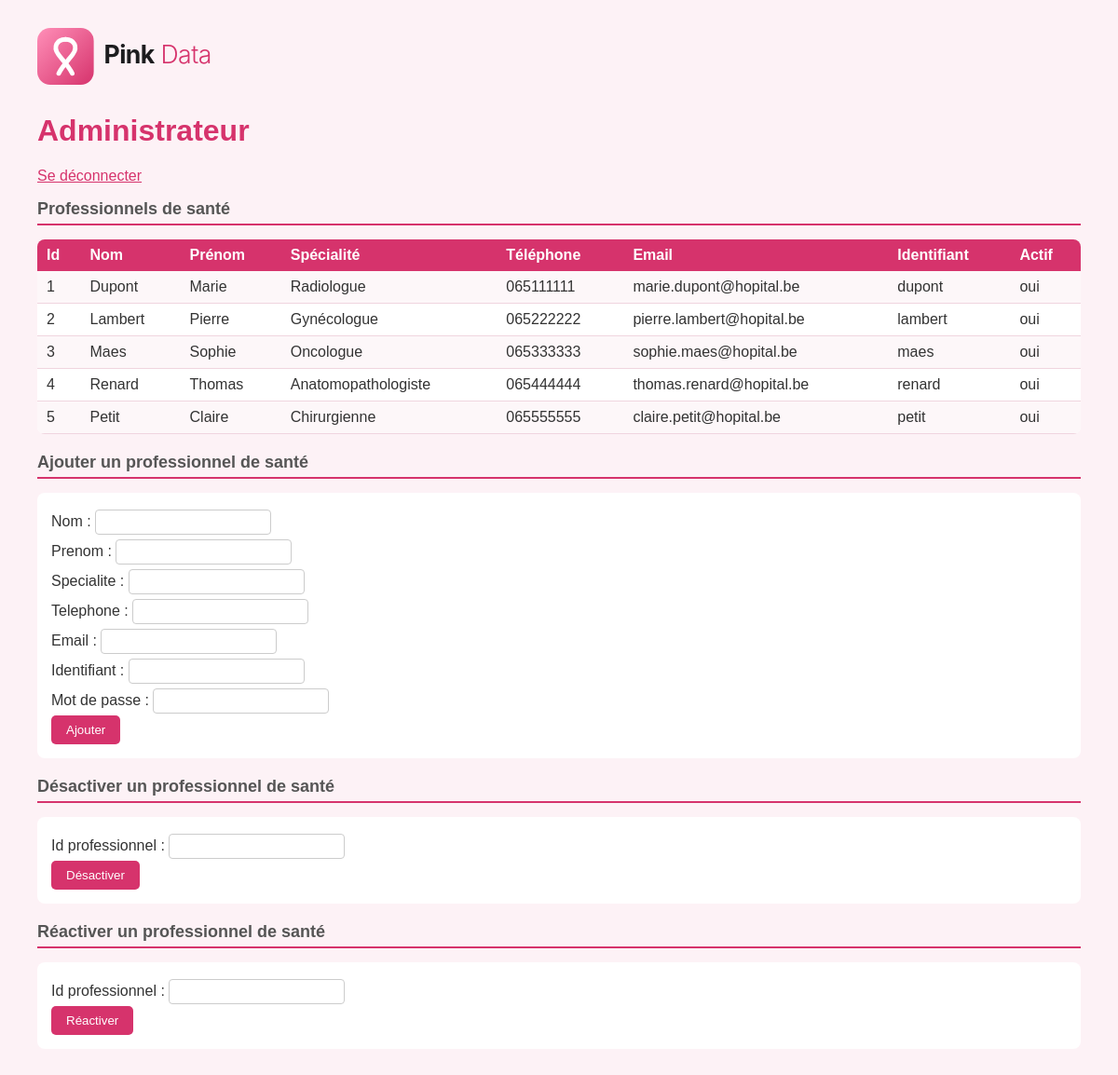
The app's page /admin/index.php with its own data.
### tables this page shows
CREATE TABLE Professionnel (
    Id_Praticien INT AUTO_INCREMENT PRIMARY KEY,
    Nom          VARCHAR(50),
    Prenom       VARCHAR(50),
    Specialite   VARCHAR(60),
    Telephone    VARCHAR(20),
    Email        VARCHAR(100),
    Login        VARCHAR(50) UNIQUE,
    Mot_de_passe VARCHAR(255),
    Actif        TINYINT NOT NULL DEFAULT 1
);

### admin/index.php (the view, shortened to what this page needs)
<?php
require __DIR__ . '/../connexion.php';
?>
<html>
<head>
<link rel="stylesheet" href="../style.css">
</head>
<body>
<img src="../logo.svg" alt="Pink Data" width="200">
<h1>Administrateur</h1>
<p><a href="../deconnexion.php">Se déconnecter</a></p>
<h2>Professionnels de santé</h2>
<table>
<tr><th>Id</th><th>Nom</th><th>Prénom</th><th>Spécialité</th><th>Téléphone</th><th>Email</th><th>Identifiant</th><th>Actif</th></tr>
<?php
$sql = "SELECT * FROM Professionnel";
$resultat=$base->query($sql);
while($ligne=$resultat->fetch(PDO::FETCH_ASSOC))
{
	$id=$ligne['Id_Praticien'];
	$Nom=$ligne['Nom'];
	$Prenom=$ligne['Prenom'];
	$Specialite=$ligne['Specialite'];
	$Telephone=$ligne['Telephone'];
	$Email=$ligne['Email'];
	$Login=$ligne['Login'];
	$Actif=$ligne['Actif'];
	if ($Actif == 1) { $Actif = 'oui'; } else { $Actif = 'non'; }
	echo "<tr><td>$id</td><td>$Nom</td><td>$Prenom</td><td>$Specialite</td><td>$Telephone</td><td>$Email</td><td>$Login</td><td>$Actif</td></tr>";
}
?>
</table>
<h2>Ajouter un professionnel de santé</h2>
<form action="ajout_praticien.php" method="post">
    Nom : <input type="text" name="Nom"><br>
    Prenom : <input type="text" name="Prenom"><br>
    Specialite : <input type="text" name="Specialite"><br>
    Telephone : <input type="text" name="Telephone"><br>
    Email : <input type="text" name="Email"><br>
    Identifiant : <input type="text" name="Login"><br>
    Mot de passe : <input type="password" name="Mot_de_passe"><br>
    <input type="submit" value="Ajouter">
</form>
<h2>Désactiver un professionnel de santé</h2>
<form action="desactivation_praticien.php" method="post">
    Id professionnel : <input type="number" name="Id_Praticien"><br>
    <input type="submit" value="Désactiver">
</form>
<h2>Réactiver un professionnel de santé</h2>
<form action="reactivation_praticien.php" method="post">
    Id professionnel : <input type="number" name="Id_Praticien"><br>
    <input type="submit" value="Réactiver">
</form>
</body>
</html>

### style.css (style rules this page uses)
body { font-family: Arial, sans-serif; background: #fdf2f6; margin: 0; padding: 30px 40px; color: #333; }
h1 { color: #d6336c; }
h2 { color: #555; font-size: 18px; border-bottom: 2px solid #d6336c; padding-bottom: 5px; }
form { background: white; padding: 15px; border-radius: 8px; margin-bottom: 20px; line-height: 2; }
input[type=text], input[type=number], input[type=date], input[type=time], input[type=password] { padding: 5px; border: 1px solid #ccc; border-radius: 4px; }
input[type=submit] { background: #d6336c; color: white; border: none; padding: 8px 16px; border-radius: 5px; cursor: pointer; }
a { color: #d6336c; }
img { margin-bottom: 10px; }
table { border-collapse: collapse; width: 100%; background: white; border-radius: 8px; overflow: hidden; margin-bottom: 20px; }
th { background: #d6336c; color: white; text-align: left; padding: 8px 10px; }
td { padding: 8px 10px; border-bottom: 1px solid #f0d5df; }
tr:nth-child(even) td { background: #fdf7f9; }

### records on screen
professionnel: Id_Praticien "1", Nom "Dupont", Prenom "Marie", Specialite "Radiologue", Telephone "065111111", Email "marie.dupont@hopital.be", Login "dupont", Actif "oui"
professionnel: Id_Praticien "2", Nom "Lambert", Prenom "Pierre", Specialite "Gynécologue", Telephone "065222222", Email "pierre.lambert@hopital.be", Login "lambert", Actif "oui"
professionnel: Id_Praticien "3", Nom "Maes", Prenom "Sophie", Specialite "Oncologue", Telephone "065333333", Email "sophie.maes@hopital.be", Login "maes", Actif "oui"
professionnel: Id_Praticien "4", Nom "Renard", Prenom "Thomas", Specialite "Anatomopathologiste", Telephone "065444444", Email "thomas.renard@hopital.be", Login "renard", Actif "oui"
professionnel: Id_Praticien "5", Nom "Petit", Prenom "Claire", Specialite "Chirurgienne", Telephone "065555555", Email "claire.petit@hopital.be", Login "petit", Actif "oui"
